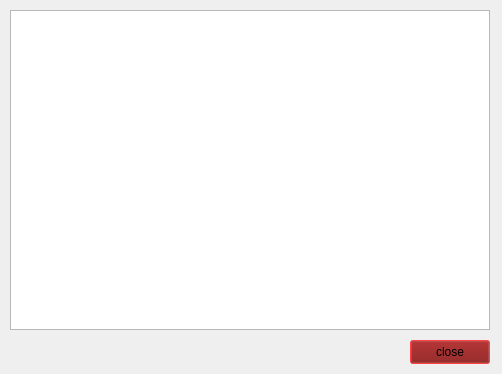
<?xml version="1.0" encoding="UTF-8"?>
<ui version="4.0">
 <class>Dialog</class>
 <widget class="QDialog" name="Dialog">
  <property name="geometry">
   <rect>
    <x>0</x>
    <y>0</y>
    <width>502</width>
    <height>374</height>
   </rect>
  </property>
  <property name="minimumSize">
   <size>
    <width>502</width>
    <height>374</height>
   </size>
  </property>
  <property name="maximumSize">
   <size>
    <width>502</width>
    <height>374</height>
   </size>
  </property>
  <property name="windowTitle">
   <string>SIDBOX Graphics Labs</string>
  </property>
  <widget class="QGraphicsView" name="gfxPort">
   <property name="geometry">
    <rect>
     <x>10</x>
     <y>10</y>
     <width>480</width>
     <height>320</height>
    </rect>
   </property>
   <property name="font">
    <font>
     <stylestrategy>NoAntialias</stylestrategy>
    </font>
   </property>
   <property name="cursor" stdset="0">
    <cursorShape>CrossCursor</cursorShape>
   </property>
  </widget>
  <widget class="QPushButton" name="cmdClose">
   <property name="geometry">
    <rect>
     <x>410</x>
     <y>340</y>
     <width>80</width>
     <height>24</height>
    </rect>
   </property>
   <property name="palette">
    <palette>
     <active>
      <colorrole role="Button">
       <brush brushstyle="SolidPattern">
        <color alpha="255">
         <red>117</red>
         <green>0</green>
         <blue>0</blue>
        </color>
       </brush>
      </colorrole>
      <colorrole role="Light">
       <brush brushstyle="SolidPattern">
        <color alpha="255">
         <red>215</red>
         <green>235</green>
         <blue>255</blue>
        </color>
       </brush>
      </colorrole>
      <colorrole role="Midlight">
       <brush brushstyle="SolidPattern">
        <color alpha="255">
         <red>236</red>
         <green>56</green>
         <blue>56</blue>
        </color>
       </brush>
      </colorrole>
      <colorrole role="Highlight">
       <brush brushstyle="SolidPattern">
        <color alpha="255">
         <red>255</red>
         <green>0</green>
         <blue>4</blue>
        </color>
       </brush>
      </colorrole>
      <colorrole role="Accent">
       <brush brushstyle="SolidPattern">
        <color alpha="255">
         <red>255</red>
         <green>0</green>
         <blue>4</blue>
        </color>
       </brush>
      </colorrole>
     </active>
     <inactive>
      <colorrole role="Button">
       <brush brushstyle="SolidPattern">
        <color alpha="255">
         <red>117</red>
         <green>0</green>
         <blue>0</blue>
        </color>
       </brush>
      </colorrole>
      <colorrole role="Light">
       <brush brushstyle="SolidPattern">
        <color alpha="255">
         <red>215</red>
         <green>235</green>
         <blue>255</blue>
        </color>
       </brush>
      </colorrole>
      <colorrole role="Midlight">
       <brush brushstyle="SolidPattern">
        <color alpha="255">
         <red>236</red>
         <green>56</green>
         <blue>56</blue>
        </color>
       </brush>
      </colorrole>
      <colorrole role="Highlight">
       <brush brushstyle="SolidPattern">
        <color alpha="255">
         <red>255</red>
         <green>0</green>
         <blue>4</blue>
        </color>
       </brush>
      </colorrole>
      <colorrole role="Accent">
       <brush brushstyle="SolidPattern">
        <color alpha="255">
         <red>255</red>
         <green>0</green>
         <blue>4</blue>
        </color>
       </brush>
      </colorrole>
     </inactive>
     <disabled>
      <colorrole role="Button">
       <brush brushstyle="SolidPattern">
        <color alpha="255">
         <red>117</red>
         <green>0</green>
         <blue>0</blue>
        </color>
       </brush>
      </colorrole>
      <colorrole role="Light">
       <brush brushstyle="SolidPattern">
        <color alpha="255">
         <red>215</red>
         <green>235</green>
         <blue>255</blue>
        </color>
       </brush>
      </colorrole>
      <colorrole role="Midlight">
       <brush brushstyle="SolidPattern">
        <color alpha="255">
         <red>236</red>
         <green>56</green>
         <blue>56</blue>
        </color>
       </brush>
      </colorrole>
      <colorrole role="Accent">
       <brush brushstyle="SolidPattern">
        <color alpha="255">
         <red>255</red>
         <green>0</green>
         <blue>4</blue>
        </color>
       </brush>
      </colorrole>
     </disabled>
    </palette>
   </property>
   <property name="text">
    <string>close</string>
   </property>
  </widget>
 </widget>
 <resources/>
 <connections/>
</ui>
